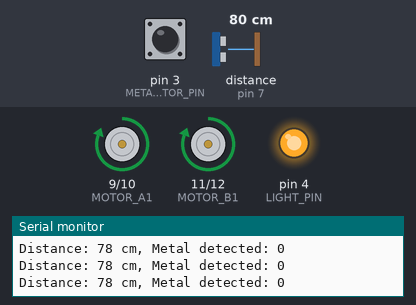
This sketch was run on a simulated Arduino Uno, built with avr-gcc and run on an emulated ATmega328P. Shown: motor-driver pin pairs drawn as motors (green arrow = first pin HIGH = forward, orange = second pin HIGH = backward, longer = more drive), output pins drawn as LEDs (lit = HIGH), the last lines printed to the serial monitor. Wiring (inferred from the names in the program): ultrasonic range finder: trigger pin 6; echo pin 7. Dashed ring = blinking. Inputs (shaded band) come from the test bench; at power-on: distance to the obstacle (sensor on pin 7) 80 cm, pin 3 (METAL_DETECTOR_PIN) LOW. The echo pulse lasts 58.3 µs per cm; pins used as bus, display or sensor lines are not drawn.

Above: at 1.2 s.
1.3 s: distance to the obstacle (sensor on pin 7) set to 24 cm
4.3 s: distance to the obstacle (sensor on pin 7) set to 19 cm
At 4.7 s:
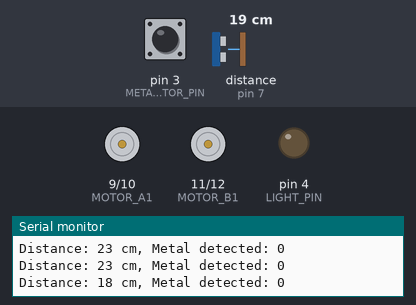
7.3 s: pin 3 (METAL_DETECTOR_PIN) driven HIGH
At 7.7 s:
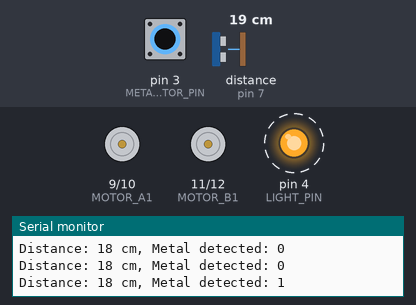
10.3 s: pin 3 (METAL_DETECTOR_PIN) driven LOW
At 11.2 s:
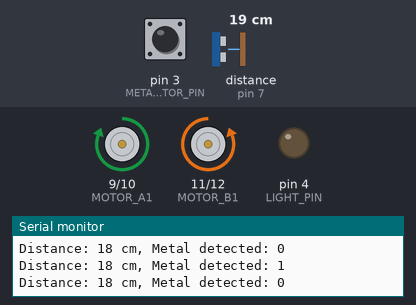
13.3 s: distance to the obstacle (sensor on pin 7) set to 120 cm
At 14.1 s:
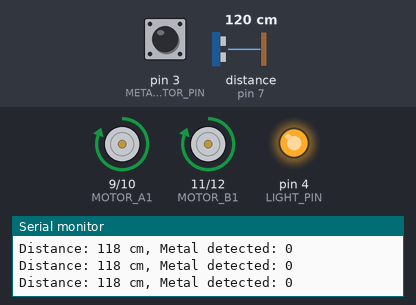
14.8 s: pin 3 (METAL_DETECTOR_PIN) pulsed HIGH 2 times (0.12 s each, 0.3 s apart)
At 15.2 s:
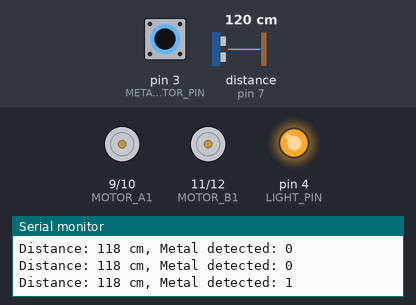
Timing chart, 0 to 17.8 s (numbered marks = the images above; inputs shaded):
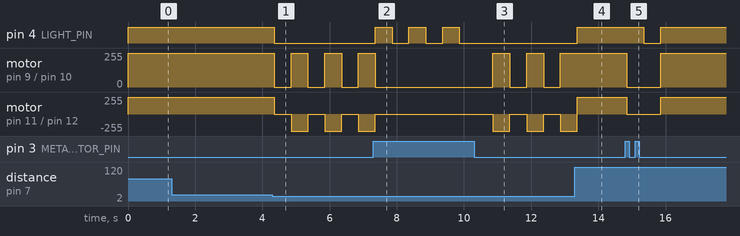

The sketch:

caruno.ino
```cpp
#include <Arduino.h>
//#include <SoftwareSerial.h>

// Pin definitions
#define TRIG_PIN 6
#define ECHO_PIN 7
#define LIGHT_PIN 4
#define METAL_DETECTOR_PIN 3
#define MOTOR_A1 9
#define MOTOR_A2 10
#define MOTOR_B1 11
#define MOTOR_B2 12

// SoftwareSerial setup
//SoftwareSerial espSerial(10, 11); // RX, TX

// Constants
const int obstacleDistance = 20; // Distance in cm to detect obstacles

// Variables
bool isAutoMode = true;
bool metalDetected = false;

// Function to measure distance using ultrasonic sensor
long measureDistance() {
  digitalWrite(TRIG_PIN, LOW);
  delayMicroseconds(2);
  digitalWrite(TRIG_PIN, HIGH);
  delayMicroseconds(10);
  digitalWrite(TRIG_PIN, LOW);

  long duration = pulseIn(ECHO_PIN, HIGH);
  long distance = duration * 0.034 / 2;
  return distance;
}

// Motor control functions
void stopMotors() {
  digitalWrite(MOTOR_A1, LOW);
  digitalWrite(MOTOR_A2, LOW);
  digitalWrite(MOTOR_B1, LOW);
  digitalWrite(MOTOR_B2, LOW);
}

void moveForward() {
  digitalWrite(MOTOR_A1, HIGH);
  digitalWrite(MOTOR_A2, LOW);
  digitalWrite(MOTOR_B1, HIGH);
  digitalWrite(MOTOR_B2, LOW);
}

void turnRight() {
  digitalWrite(MOTOR_A1, HIGH);
  digitalWrite(MOTOR_A2, LOW);
  digitalWrite(MOTOR_B1, LOW);
  digitalWrite(MOTOR_B2, HIGH);
}

void handleAutoMode() {
  long distance = measureDistance();
  metalDetected = digitalRead(METAL_DETECTOR_PIN);

  Serial.print("Distance: ");
  Serial.print(distance);
  Serial.print(" cm, Metal detected: ");
  Serial.println(metalDetected);

  if (metalDetected) {
    stopMotors();
    unsigned long startTime = millis();
    while (millis() - startTime < 10000) { // Flash for 10 seconds
      digitalWrite(LIGHT_PIN, HIGH);
      delay(500);
      digitalWrite(LIGHT_PIN, LOW);
      delay(500);
      if (digitalRead(METAL_DETECTOR_PIN) == 0) break; // Stop flashing if metal is no longer detected
    }
    return;
  }

  if (distance > obstacleDistance) {
    moveForward();
    digitalWrite(LIGHT_PIN, HIGH);
  } else {
    stopMotors();
    digitalWrite(LIGHT_PIN, LOW);
    delay(500);
    turnRight();
    delay(500);
  }
}

void setup() {
  // Initialize pins
  pinMode(TRIG_PIN, OUTPUT);
  pinMode(ECHO_PIN, INPUT);
  pinMode(LIGHT_PIN, OUTPUT);
  pinMode(METAL_DETECTOR_PIN, INPUT);
  pinMode(MOTOR_A1, OUTPUT);
  pinMode(MOTOR_A2, OUTPUT);
  pinMode(MOTOR_B1, OUTPUT);
  pinMode(MOTOR_B2, OUTPUT);

  // Start SoftwareSerial
  //espSerial.begin(9600);
  // Start hardware serial for debugging
  Serial.begin(9600);
  stopMotors();
}

void loop() {
  handleAutoMode();
}
```

Measured:
- the behaviour switches between 22 and 21 cm on distance to the obstacle (sensor on pin 7) (found by bisection; images 0 and 1)
- after the input at 4.3 s, pin 4 (LIGHT_PIN): HIGH → LOW after 0.06 s; motor on pin 9 (MOTOR_A1) / pin 10 (MOTOR_A2): alternates forward 255/255 for 0.50 s and stopped for 0.50 s, starting after 0.06 s; motor on pin 11 (MOTOR_B1) / pin 12 (MOTOR_B2): alternates backward 255/255 for 0.50 s and stopped for 0.50 s, starting after 0.06 s
- after the input at 7.3 s, pin 4 (LIGHT_PIN): alternates HIGH for 0.50 s and LOW for 0.50 s, starting after 0.06 s; motor on pin 9 (MOTOR_A1) / pin 10 (MOTOR_A2), motor on pin 11 (MOTOR_B1) / pin 12 (MOTOR_B2): goes on until 7.4 s, then stays stopped
- after the input at 10.3 s, pin 4 (LIGHT_PIN): stops changing and stays LOW; motor on pin 9 (MOTOR_A1) / pin 10 (MOTOR_A2): alternates forward 255/255 for 0.50 s and stopped for 0.50 s, starting after 0.56 s; motor on pin 11 (MOTOR_B1) / pin 12 (MOTOR_B2): alternates backward 255/255 for 0.50 s and stopped for 0.50 s, starting after 0.56 s
- after the input at 13.3 s, pin 4 (LIGHT_PIN): LOW → HIGH after 0.08 s; motor on pin 9 (MOTOR_A1) / pin 10 (MOTOR_A2): stays forward 255/255 (without the input it goes to stopped after 0.07 s)
- after the input at 14.8 s, pin 4 (LIGHT_PIN): HIGH → LOW after 0.55 s, → HIGH 0.51 s later; motor on pin 9 (MOTOR_A1) / pin 10 (MOTOR_A2), motor on pin 11 (MOTOR_B1) / pin 12 (MOTOR_B2): forward 255/255 → stopped after 0.05 s, → forward 255/255 1.0 s later
